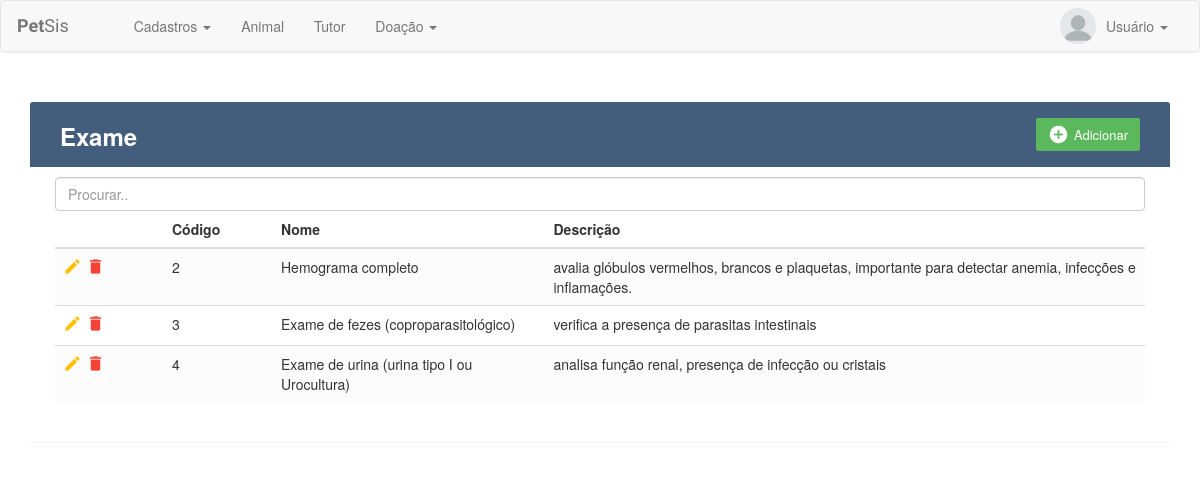
The page /exame_Form.php on the database its author committed.
### tables this page shows
CREATE TABLE `exame` (
  `codigo` int NOT NULL AUTO_INCREMENT,
  `nome` varchar(50) NOT NULL,
  `descricao` varchar(200) DEFAULT NULL,
  PRIMARY KEY (`codigo`)
);

### BDO/exame/exame_select.php (called while the page is built)
<?php
	require_once __DIR__ . '/../_bootstrap.php';
	try{
		$stmt = $pdo->prepare('SELECT * FROM exame');
		$stmt->execute();
	}
	catch(PDOException $e) {
		echo 'Error: ' . $e -> getMessage();
	}

### exame_Form.php (the view, shortened to what this page needs)
<!DOCTYPE html>
<html lang="en">
<head>
    <link rel="stylesheet" href="https://maxcdn.bootstrapcdn.com/font-awesome/4.7.0/css/font-awesome.min.css">
    <link rel="stylesheet" href="https://maxcdn.bootstrapcdn.com/bootstrap/3.3.7/css/bootstrap.min.css">
    <link href="css/style.css" rel="stylesheet">
    <link rel="stylesheet" href="https://maxcdn.bootstrapcdn.com/bootstrap/3.4.1/css/bootstrap.min.css">
</head>
<body>
    <div class="container">
        <div class="table-wrapper">
            <div class="table-title">
                <div class="row">
                    <div class="col-sm-6">
                        <h2><b>Exame</b></h2>
                    </div>
                    <div class="col-sm-6">
                        <a href="" class="adcBtn btn btn-success" data-toggle="modal"><i class="material-icons">&#xE147;</i> <span>Adicionar</span></a>
                    </div>
                </div>
            </div>
            <input class="form-control" id="myInput" type="text" placeholder="Procurar..">
            <table class="table table-striped table-hover">
                <thead>
                    <tr>
                        <th width="10%">
                        </th>
                        <th width="10%">Código</th>
                        <th width="25%">Nome</th>
                        <th width="65%">Descrição</th>
                    </tr>
                </thead>
                <tbody id="myTable">
                    <?php
                	 include("BDO/exame/exame_select.php");
                     $result = $stmt->fetchAll();
                     foreach ($result as $value) {
                    ?>
                    <tr class="trCad">
                        <td width="10%">
                            <a href="" class="editbtn edit" data-toggle="modal"><i class="material-icons" data-toggle="tooltip" title="Editar">&#xE254;</i></a>
                            <a href="" class="delbtn delete" data-toggle="modal"><i class="material-icons" data-toggle="tooltip" title="Excluir">&#xE872;</i></a>
                        </td>
                        <td width="10%"><?php echo $value['codigo']; ?></td>
                        <td width="25%"><?php echo $value['nome']; ?></td>
                        <td width="65%"><?php echo $value['descricao']; ?></td>
                    </tr>
                    <?php } ?>
                </tbody>
            </table>
        </div>
    </div>
</body>
</html>

### css/style.css (style rules this page uses)
.navbar-header.col { padding: 0 !important; }
.navbar { background: #fff; padding-left: 16px; padding-right: 16px; border-bottom: 1px solid #d6d6d6; box-shadow: 0 0 4px rgba(0, 0, 0, .1); }
.nav-link img { border-radius: 50%; width: 36px; height: 36px; margin: -8px 0; float: left; margin-right: 10px; }
.navbar .navbar-brand { color: #555; padding-left: 0; padding-right: 50px; font-family: 'Merienda One', sans-serif; }
body { color: #566787; background: #f5f5f5; font-family: 'Varela Round', sans-serif; font-size: 13px; }
.table-wrapper { background: #fff; padding: 20px 25px; margin: 30px 0; border-radius: 3px; box-shadow: 0 1px 1px rgba(0, 0, 0, .05); }
.table-title { padding-bottom: 15px; background: #435d7d; color: #fff; padding: 16px 30px; margin: -20px -25px 10px; border-radius: 3px 3px 0 0; }
.table-title h2 { margin: 5px 0 0; font-size: 24px; }
.table-title .btn { color: #fff; float: right; font-size: 13px; border: none; min-width: 50px; border-radius: 2px; border: none; outline: none !important; margin-left: 10px; }
.table-title .btn i { float: left; font-size: 21px; margin-right: 5px; }
.table-title .btn span { float: left; margin-top: 2px; }
table.table tr th, table.table tr td { border-color: #e9e9e9; padding: 12px 15px; vertical-align: middle; }
table.table tr th:first-child { width: 60px; }
table.table tr th:last-child { width: 100px; }
table.table-striped tbody tr:nth-of-type(odd) { background-color: #fcfcfc; }
table.table td a { font-weight: bold; color: #566787; display: inline-block; text-decoration: none; outline: none !important; }
table.table td a.edit { color: #FFC107; }
table.table td a.delete { color: #F44336; }
table.table td i { font-size: 19px; }

### rows shown on the page
exame: codigo "2", nome "Hemograma completo", descricao "avalia glóbulos vermelhos, brancos e plaquetas, importante para detectar anemia, infecções e inflamações."
exame: codigo "3", nome "Exame de fezes (coproparasitológico)", descricao "verifica a presença de parasitas intestinais"
exame: codigo "4", nome "Exame de urina (urina tipo I ou Urocultura)", descricao "analisa função renal, presença de infecção ou cristais"
